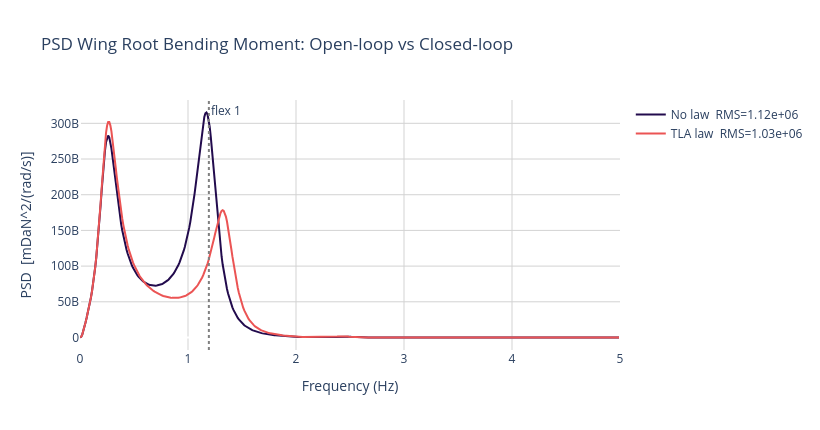

The cell this chart's notebook holds for it:
### Code cell
import scipy.signal as sp_signal

# --- Build law state-space ---
K_static = (1/9.81) * Gain_design * (np.pi/180)
num_law  = np.array(num_c_design) * K_static
den_law  = np.polymul(den_c_design, [TAU, 1])   # filter * actuator denominator

A_l, B_l, C_l, D_l = sp_signal.tf2ss(num_law, den_law)
n_l = A_l.shape[0]
print(f"Law state-space: {n_l} states  (D_l ~ 0: {np.allclose(D_l, 0, atol=1e-10)})")

# --- Build closed-loop state-space (positive feedback) ---
# Both ailerons receive the same command u_l
B_cs       = (B[:, 0] + B[:, 1]).reshape(-1, 1)    # (26,1) combined aileron input
D_cs       = (D[:, 0] + D[:, 1]).reshape(-1, 1)    # (11,1) combined aileron feedthrough
C_sen      = C[sensor_idx:sensor_idx+1, :]          # (1,26) sensor output row
D_cs_sen   = float(D[sensor_idx, 0] + D[sensor_idx, 1])  # scalar aileron->sensor feedthrough
D_sen_ext  = D[sensor_idx:sensor_idx+1, 2:4]        # (1,2)  ext inputs->sensor feedthrough

A_cl = np.block([
    [A,            B_cs @ C_l                     ],
    [B_l @ C_sen,  A_l + B_l * D_cs_sen * C_l     ]
])
B_cl = np.block([
    [B[:, 2:4]          ],
    [B_l @ D_sen_ext    ]
])
C_cl = np.hstack([C, D_cs @ C_l])
D_cl = D[:, 2:4]

print(f"Closed-loop: {A_cl.shape[0]} states  ({A.shape[0]} plant + {n_l} law)")
print(f"  Inputs : 2  (elevators, wind)")
print(f"  Outputs: {C_cl.shape[0]}")

# Stability check
max_re = np.max(np.real(np.linalg.eigvals(A_cl)))
print(f"  Max Re(eigenvalue): {max_re:.6f}  ({'STABLE' if max_re < 0 else 'UNSTABLE'})")
assert max_re < 0, "Closed-loop is UNSTABLE — adjust design"

# --- Closed-loop transfer functions ---
TF_CL = compute_tf(A_cl, B_cl, C_cl, D_cl, omega)
print(f"\nTF_CL shape: {TF_CL.shape}  (11 outputs x 2 inputs x 500 freq)")

# --- PSD comparison ---
# Wind is input index 1 in TF_CL (was index 3 in TF)
TF_wind_OL = TF[out_idx_mx, in_idx_wind, :]
TF_wind_CL = TF_CL[out_idx_mx, 1, :]

PHI_OL = np.abs(TF_wind_OL / VTAS)**2 * PHI_vk
PHI_CL = np.abs(TF_wind_CL / VTAS)**2 * PHI_vk

RMS_OL = np.sqrt(np.trapezoid(PHI_OL, omega))
RMS_CL = np.sqrt(np.trapezoid(PHI_CL, omega))

print(f"\nRMS Mx  open-loop : {RMS_OL:.4e} mDaN")
print(f"RMS Mx  closed-loop: {RMS_CL:.4e} mDaN")
print(f"RMS reduction      : {(1 - RMS_CL/RMS_OL)*100:.1f}%")

# Plot
fig = go.Figure()
fig.add_trace(go.Scatter(x=freq, y=PHI_OL, mode='lines',
    line=dict(color='#220B4D', width=2), name=f'No law  RMS={RMS_OL:.2e}'))
fig.add_trace(go.Scatter(x=freq, y=PHI_CL, mode='lines',
    line=dict(color='#EB5454', width=2), name=f'TLA law  RMS={RMS_CL:.2e}'))
fig.add_vline(x=osc_f[1], line=dict(color='grey', dash='dot'),
              annotation_text='flex 1', annotation_position='top right')
fig.update_layout(
    title='PSD Wing Root Bending Moment: Open-loop vs Closed-loop',
    xaxis=dict(title='Frequency (Hz)', range=[0, 5]),
    yaxis=dict(title='PSD  [mDaN^2/(rad/s)]'),
    plot_bgcolor='white', width=820, height=430
)
fig.update_xaxes(showgrid=True, gridcolor='lightgrey')
fig.update_yaxes(showgrid=True, gridcolor='lightgrey')
fig.show()

### Figure 1 — Plotly figure (JSON) as saved in the notebook; plotly's stock layout.template omitted (floating-point values rounded to 4 significant figures; data arrays with more than 128 entries replaced by an {"elided": "..."} marker saying what was removed)
{"data": [{"line": {"color": "#220B4D", "width": 2}, "mode": "lines", "name": "No law  RMS=1.12e+06", "type": "scatter", "x": {"elided": "500 float values"}, "y": {"elided": "500 float values"}}, {"line": {"color": "#EB5454", "width": 2}, "mode": "lines", "name": "TLA law  RMS=1.03e+06", "type": "scatter", "x": {"elided": "500 float values"}, "y": {"elided": "500 float values"}}], "layout": {"annotations": [{"showarrow": false, "text": "flex 1", "x": 1.193, "xanchor": "left", "xref": "x", "y": 1, "yanchor": "top", "yref": "y domain"}], "height": 430, "plot_bgcolor": "white", "shapes": [{"line": {"color": "grey", "dash": "dot"}, "type": "line", "x0": 1.193, "x1": 1.193, "xref": "x", "y0": 0, "y1": 1, "yref": "y domain"}], "title": {"text": "PSD Wing Root Bending Moment: Open-loop vs Closed-loop"}, "width": 820, "xaxis": {"gridcolor": "lightgrey", "range": [0, 5], "showgrid": true, "title": {"text": "Frequency (Hz)"}}, "yaxis": {"gridcolor": "lightgrey", "showgrid": true, "title": {"text": "PSD  [mDaN^2/(rad/s)]"}}}}
